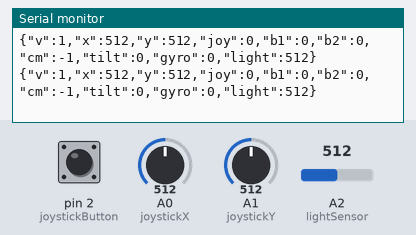
Simulated run of this sketch. Board: Arduino Uno, built with avr-gcc and run on an emulated ATmega328P. Parts: the last lines printed to the serial monitor. Inputs (shaded band) come from the test bench; at power-on: A0 (joystickX) = 512, A1 (joystickY) = 512, A2 (lightSensor) = 512, pin 2 (joystickButton) HIGH.

Above: at 1.2 s.
1.3 s: A0 (joystickX) set to 716
At 1.43 s:
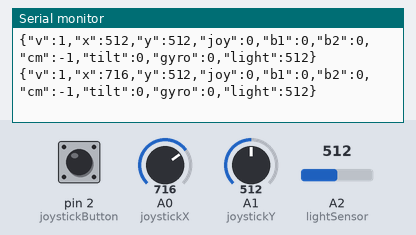
2.8 s: A1 (joystickY) set to 716
At 2.86 s:
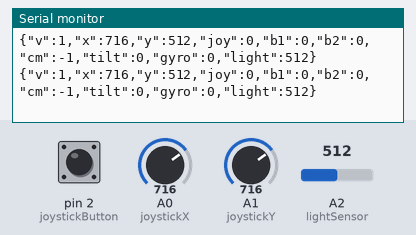
4.3 s: A2 (lightSensor) set to 716
At 4.3 s:
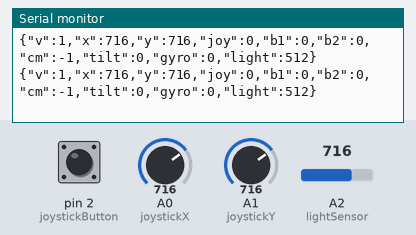
5.8 s: pin 2 (joystickButton) pulled LOW for 0.15 s
At 5.88 s:
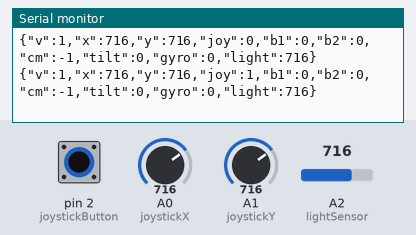
7.4 s: A0 (joystickX) set to 900
At 7.45 s:
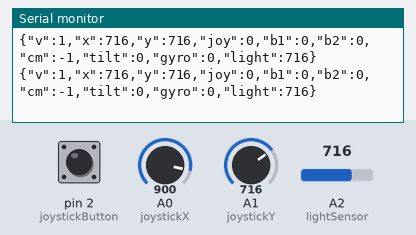
8.9 s: pin 2 (joystickButton) pulled LOW for 1 s
At 9.03 s:
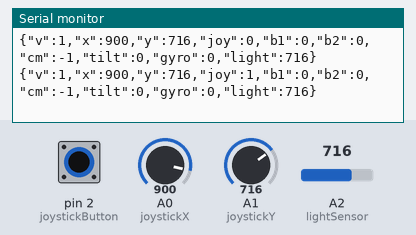
Timing chart, 0 to 11.9 s (numbered marks = the images above; inputs shaded):
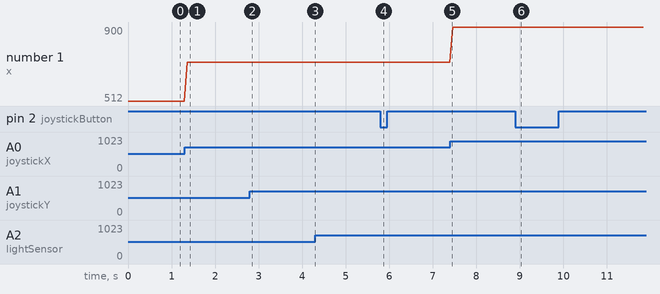

Measured:
- after the input at 1.3 s, the serial monitor: prints a new line after 0.06 s (image 1)
- after the input at 5.8 s, the serial monitor: prints a new line at once (image 4)
- after the input at 8.9 s, the serial monitor: prints a new line after 0.07 s (image 6)
- plotted number 1: 512 → 716 after the input at 1.3 s, 716 → 900 after the input at 7.4 s

The sketch:

NestLifeJoystick.ino
```cpp
// Joystick and light sensor test for Nest Life's controller protocol.
// Joystick: VRx=A0, VRy=A1, SW=D2, VCC=5V, GND=GND.
// Photoresistor voltage divider output: A2.
const int joystickX = A0;
const int joystickY = A1;
const int joystickButton = 2;
const int lightSensor = A2;
void setup() {
  Serial.begin(115200);
  pinMode(joystickButton, INPUT_PULLUP);
}
void loop() {
  Serial.print(F("{\"v\":1,\"x\":")); Serial.print(analogRead(joystickX));
  Serial.print(F(",\"y\":")); Serial.print(analogRead(joystickY));
  Serial.print(F(",\"joy\":")); Serial.print(digitalRead(joystickButton)==LOW ? 1 : 0);
  Serial.print(F(",\"b1\":0,\"b2\":0,\"cm\":-1,\"tilt\":0,\"gyro\":0,\"light\":"));
  Serial.print(analogRead(lightSensor));
  Serial.println(F("}"));
  while (Serial.available()) Serial.read();
  delay(70);
}
```
